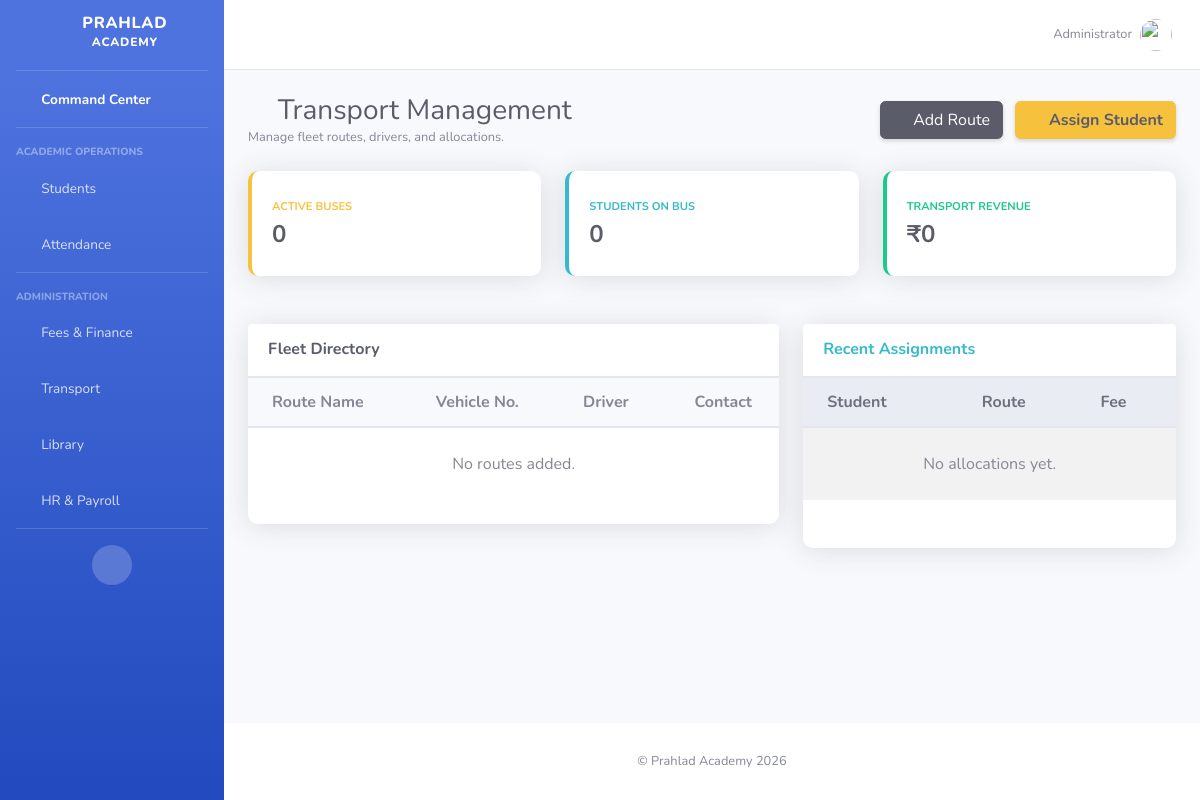
Before: /transport/ (signed in) with the older database file.
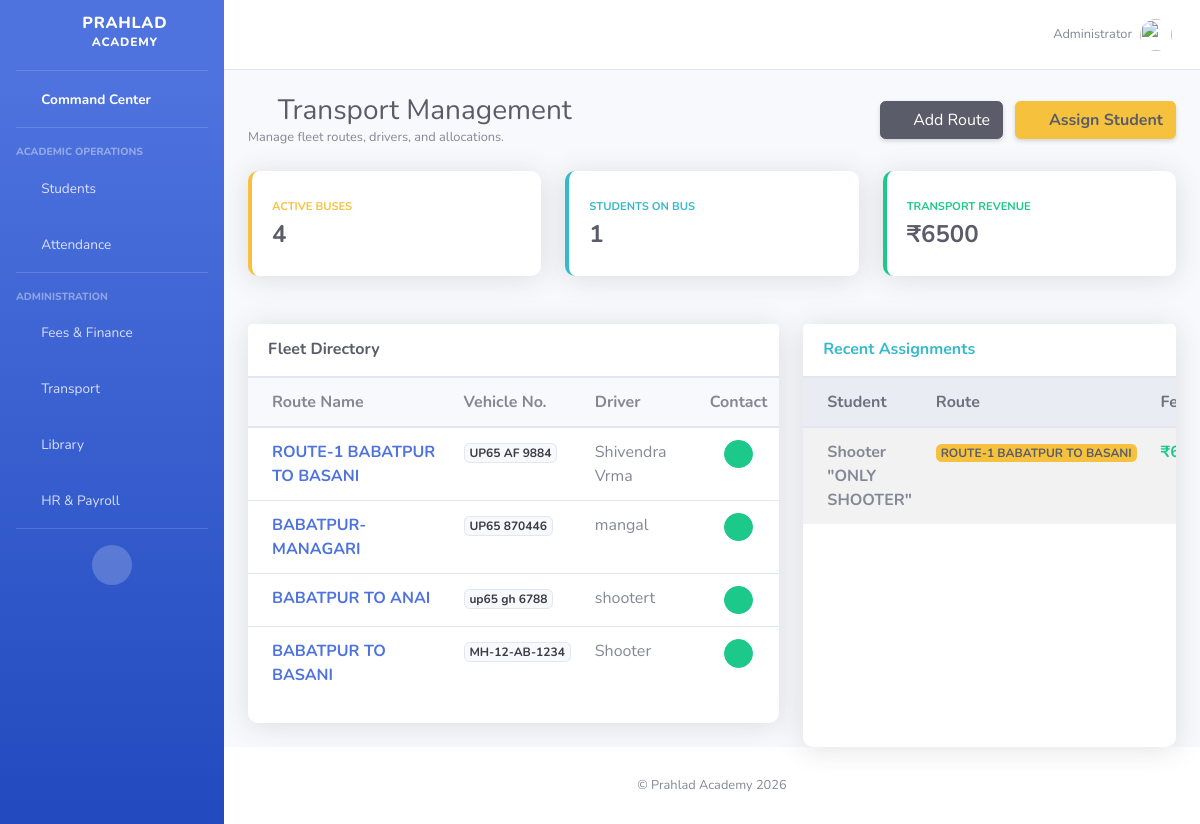
After: the same page with the newer database file.
### members/models.py (models this page shows, shortened)
class TransportRoute(models.Model):
    school = models.ForeignKey(School, on_delete=models.CASCADE)
    route_name = models.CharField(max_length=100)
    vehicle_number = models.CharField(max_length=50)
    driver_name = models.CharField(max_length=100)
    driver_phone = models.CharField(max_length=15)

class StudentTransport(models.Model):
    school = models.ForeignKey(School, on_delete=models.CASCADE)
    student = models.OneToOneField(Member, on_delete=models.CASCADE)
    route = models.ForeignKey(TransportRoute, on_delete=models.CASCADE)
    pickup_point = models.CharField(max_length=100, blank=True)
    monthly_fee = models.DecimalField(max_digits=10, decimal_places=2, default=0)

class Member(models.Model):
    school = models.ForeignKey(School, on_delete=models.CASCADE, null=True, blank=True)
    admission_no = models.CharField(max_length=50, null=True, blank=True)
    firstname = models.CharField(max_length=255)
    lastname = models.CharField(max_length=255)
    father_name = models.CharField(max_length=255, null=True, blank=True)
    mobile_number = models.CharField(max_length=15, null=True, blank=True)
    email = models.EmailField(null=True, blank=True)
    student_class = models.ForeignKey(ClassRoom, on_delete=models.SET_NULL, null=True, blank=True)
    roll_number = models.CharField(max_length=20, null=True, blank=True)
    gender = models.CharField(max_length=10, choices=[('Male', 'Male'), ('Female', 'Female')], default='Male')
    dob = models.DateField(null=True, blank=True)
    address = models.TextField(null=True, blank=True)
    joined_date = models.DateField(auto_now_add=True, null=True)
    profile_pic = models.ImageField(null=True, blank=True, upload_to="student_images/")
    blood_group = models.CharField(max_length=5, null=True, blank=True)
    medical_conditions = models.TextField(null=True, blank=True)
    transport_mode = models.CharField(max_length=20, null=True, blank=True)
    route_name = models.CharField(max_length=100, null=True, blank=True)
    house_team = models.CharField(max_length=20, null=True, blank=True)
    preferred_stream = models.CharField(max_length=50, null=True, blank=True)
    fee_total = models.DecimalField(max_digits=10, decimal_places=2, default=0)
    fee_paid = models.DecimalField(max_digits=10, decimal_places=2, default=0)

### members/views.py (the view)
# urls.py: path('transport/', views.transport_home, name='transport_home'),
@login_required
def transport_home(request):
    routes = TransportRoute.objects.all()
    transport_students = StudentTransport.objects.select_related('student', 'route').all()
    total_buses = routes.count()
    students_on_bus = transport_students.count()
    total_revenue = transport_students.aggregate(Sum('monthly_fee'))['monthly_fee__sum'] or 0
    assigned_ids = transport_students.values_list('student_id', flat=True)
    available_students = Member.objects.exclude(id__in=assigned_ids)
    context = {
        'routes': routes,
        'transport_students': transport_students,
        'students': available_students, # For Dropdown
        'total_buses': total_buses,
        'students_on_bus': students_on_bus,
        'total_revenue': total_revenue
    }
    return render(request, 'transport.html', context)

### members/models.py (called while the page is built)
    def __str__(self):
        return f"{self.name} - {self.section}"

### members/templates/transport.html (shortened to what this page needs)
{% extends "master.html" %}
{% load static %}
{% block content %}
<div class="d-sm-flex align-items-center justify-content-between mb-4">
    <div>
        <h1 class="h3 mb-0 text-gray-800"><i class="fas fa-bus-alt text-warning mr-2"></i>Transport Management</h1>
        <p class="mb-0 text-muted small">Manage fleet routes, drivers, and allocations.</p>
    </div>
    <div>
        <button class="btn btn-dark shadow-sm mr-2" data-toggle="modal" data-target="#addRouteModal">
            <i class="fas fa-plus mr-1"></i> Add Route
        </button>
        <button class="btn btn-warning shadow-sm text-dark font-weight-bold" data-toggle="modal" data-target="#assignModal">
            <i class="fas fa-user-plus mr-1"></i> Assign Student
        </button>
    </div>
</div>
<div class="row mb-4">
    <div class="col-xl-4 col-md-6 mb-4">
        <div class="card border-left-warning shadow h-100 py-2">
            <div class="card-body">
                <div class="row no-gutters align-items-center">
                    <div class="col mr-2">
                        <div class="text-xs font-weight-bold text-warning text-uppercase mb-1">Active Buses</div>
                        <div class="h4 mb-0 font-weight-bold text-gray-800">{{ total_buses }}</div>
                    </div>
                    <div class="col-auto"><i class="fas fa-bus fa-2x text-gray-300"></i></div>
                </div>
            </div>
        </div>
    </div>
    <div class="col-xl-4 col-md-6 mb-4">
        <div class="card border-left-info shadow h-100 py-2">
            <div class="card-body">
                <div class="row no-gutters align-items-center">
                    <div class="col mr-2">
                        <div class="text-xs font-weight-bold text-info text-uppercase mb-1">Students on Bus</div>
                        <div class="h4 mb-0 font-weight-bold text-gray-800">{{ students_on_bus }}</div>
                    </div>
                    <div class="col-auto"><i class="fas fa-users fa-2x text-gray-300"></i></div>
                </div>
            </div>
        </div>
    </div>
    <div class="col-xl-4 col-md-6 mb-4">
        <div class="card border-left-success shadow h-100 py-2">
            <div class="card-body">
                <div class="row no-gutters align-items-center">
                    <div class="col mr-2">
                        <div class="text-xs font-weight-bold text-success text-uppercase mb-1">Transport Revenue</div>
                        <div class="h4 mb-0 font-weight-bold text-gray-800">₹{{ total_revenue }}</div>
                    </div>
                    <div class="col-auto"><i class="fas fa-rupee-sign fa-2x text-gray-300"></i></div>
                </div>
            </div>
        </div>
    </div>
</div>
<div class="row">
    <div class="col-lg-7 mb-4">
        <div class="card shadow mb-4 h-100">
            <div class="card-header py-3 bg-white d-flex justify-content-between align-items-center">
                <h6 class="m-0 font-weight-bold text-dark">Fleet Directory</h6>
            </div>
            <div class="card-body p-0">
                <div class="table-responsive">
                    <table class="table table-hover mb-0">
                        <thead class="bg-light">
                            <tr>
                                <th class="pl-4">Route Name</th>
                                <th>Vehicle No.</th>
                                <th>Driver</th>
                                <th class="text-center">Contact</th>
                            </tr>
                        </thead>
                        <tbody>
                            {% for r in routes %}
                            <tr>
                                <td class="pl-4 font-weight-bold text-primary">{{ r.route_name }}</td>
                                <td><span class="badge badge-light border">{{ r.vehicle_number }}</span></td>
                                <td>{{ r.driver_name }}</td>
                                <td class="text-center">
                                    <a href="tel:{{ r.driver_phone }}" class="btn btn-circle btn-sm btn-success">
                                        <i class="fas fa-phone"></i>
                                    </a>
                                </td>
                            </tr>
                            {% empty %}
                            <tr><td colspan="4" class="text-center py-4 text-muted">No routes added.</td></tr>
                            {% endfor %}
                        </tbody>
                    </table>
                </div>
            </div>
        </div>
    </div>
    <div class="col-lg-5">
        <div class="card shadow h-100">
            <div class="card-header py-3 bg-white">
                <h6 class="m-0 font-weight-bold text-info">Recent Assignments</h6>
            </div>
            <div class="card-body p-0">
                <div class="table-responsive" style="max-height: 400px; overflow-y: auto;">
                    <table class="table table-striped mb-0">
                        <thead class="thead-light sticky-top">
                            <tr>
                                <th class="pl-4">Student</th>
                                <th>Route</th>
                                <th>Fee</th>
                            </tr>
                        </thead>
                        <tbody>
                            {% for s in transport_students %}
                            <tr>
                                <td class="pl-4 font-weight-bold">{{ s.student.firstname }} {{ s.student.lastname }}</td>
                                <td><span class="badge badge-warning text-dark">{{ s.route.route_name }}</span></td>
                                <td class="text-success font-weight-bold">₹{{ s.monthly_fee }}</td>
                            </tr>
                            {% empty %}
                            <tr><td colspan="3" class="text-center py-4 text-muted">No allocations yet.</td></tr>
                            {% endfor %}
                        </tbody>
                    </table>
                </div>
            </div>
        </div>
    </div>
</div>
{% endblock %}

### members/templates/master.html (shortened to what this page needs)
<!DOCTYPE html>
<html lang="en">
<head>
    {% load static %}
    <link href="{% static 'vendor/fontawesome-free/css/all.min.css' %}" rel="stylesheet" type="text/css">
    <link href="{% static 'css/sb-admin-2.min.css' %}" rel="stylesheet">
</head>
<body id="page-top">
    <div id="wrapper">
        <ul class="navbar-nav bg-gradient-primary sidebar sidebar-dark accordion" id="accordionSidebar">
            <a class="sidebar-brand d-flex align-items-center justify-content-center" href="{% url 'index' %}">
                <div class="sidebar-brand-icon rotate-n-15">
                    <i class="fas fa-graduation-cap"></i>
                </div>
                <div class="sidebar-brand-text mx-3">Prahlad <sup>Academy</sup></div>
            </a>
            <hr class="sidebar-divider my-0">
            <li class="nav-item active">
                <a class="nav-link" href="{% url 'index' %}">
                    <i class="fas fa-fw fa-tachometer-alt"></i>
                    <span>Command Center</span></a>
            </li>
            <hr class="sidebar-divider">
            <div class="sidebar-heading">Academic Operations</div>
            <li class="nav-item">
                <a class="nav-link collapsed" href="#" data-toggle="collapse" data-target="#collapseStudents">
                    <i class="fas fa-fw fa-user-graduate"></i>
                    <span>Students</span>
                </a>
            </li>
            <li class="nav-item">
                <a class="nav-link" href="{% url 'attendance' %}">
                    <i class="fas fa-fw fa-calendar-check"></i>
                    <span>Attendance</span></a>
            </li>
            <hr class="sidebar-divider">
            <div class="sidebar-heading">Administration</div>
            <li class="nav-item">
                <a class="nav-link" href="{% url 'fee_home' %}">
                    <i class="fas fa-fw fa-wallet"></i>
                    <span>Fees & Finance</span></a>
            </li>
            <li class="nav-item">
                <a class="nav-link" href="{% url 'transport_home' %}">
                    <i class="fas fa-fw fa-bus-alt"></i>
                    <span>Transport</span></a>
            </li>
            <li class="nav-item">
                <a class="nav-link" href="{% url 'library' %}">
                    <i class="fas fa-fw fa-book"></i>
                    <span>Library</span></a>
            </li>
            <li class="nav-item">
                <a class="nav-link" href="{% url 'staff_list' %}">
                    <i class="fas fa-fw fa-briefcase"></i>
                    <span>HR & Payroll</span></a>
            </li>
            <hr class="sidebar-divider d-none d-md-block">
            <div class="text-center d-none d-md-inline">
                <button class="rounded-circle border-0" id="sidebarToggle"></button>
            </div>
        </ul>
        <div id="content-wrapper" class="d-flex flex-column">
            <div id="content">
                <nav class="navbar navbar-expand navbar-light bg-white topbar mb-4 static-top shadow">
                    <ul class="navbar-nav ml-auto">
                        <li class="nav-item dropdown no-arrow">
                            <a class="nav-link dropdown-toggle" href="#" id="userDropdown" role="button" data-toggle="dropdown">
                                <span class="mr-2 d-none d-lg-inline text-gray-600 small">Administrator</span>
                                <img class="img-profile rounded-circle" src="{% static 'img/undraw_profile.svg' %}">
                            </a>
                        </li>
                    </ul>
                </nav>
                <div class="container-fluid">
                    {% block content %}
                    {% endblock %}
                </div>
            </div>
            <footer class="sticky-footer bg-white">
                <div class="container my-auto">
                    <div class="copyright text-center my-auto">
                        <span>&copy; Prahlad Academy 2026</span>
                    </div>
                </div>
            </footer>
        </div>
    </div>
</body>
</html>

### members/templates/master.html (style rules this page uses)
.card { border: none; border-radius: 10px; box-shadow: 0 0.15rem 1.75rem 0 rgba(58, 59, 69, 0.15); }
.topbar { box-shadow: none !important; border-bottom: 1px solid #e3e6f0; }

Changed rows visible on the page:
added TransportRoute: route_name "ROUTE-1 BABATPUR TO BASANI", vehicle_number "UP65 AF 9884", driver_name "Shivendra Vrma"
added TransportRoute: route_name "BABATPUR-MANAGARI", vehicle_number "UP65 870446", driver_name "mangal"
added TransportRoute: route_name "BABATPUR TO ANAI", vehicle_number "up65 gh 6788", driver_name "shootert"
added TransportRoute: route_name "BABATPUR TO BASANI", vehicle_number "MH-12-AB-1234", driver_name "Shooter"
added StudentTransport: student.firstname "Shooter", student.lastname "\"ONLY SHOOTER\"", route.route_name "ROUTE-1 BABATPUR TO BASANI"
Other visible differences:
{{ total_buses }}: "0" → "4"
{{ students_on_bus }}: "0" → "1"
{{ total_revenue }}: "0" → "6500"
text no longer shown: "No routes added. No allocations yet."
